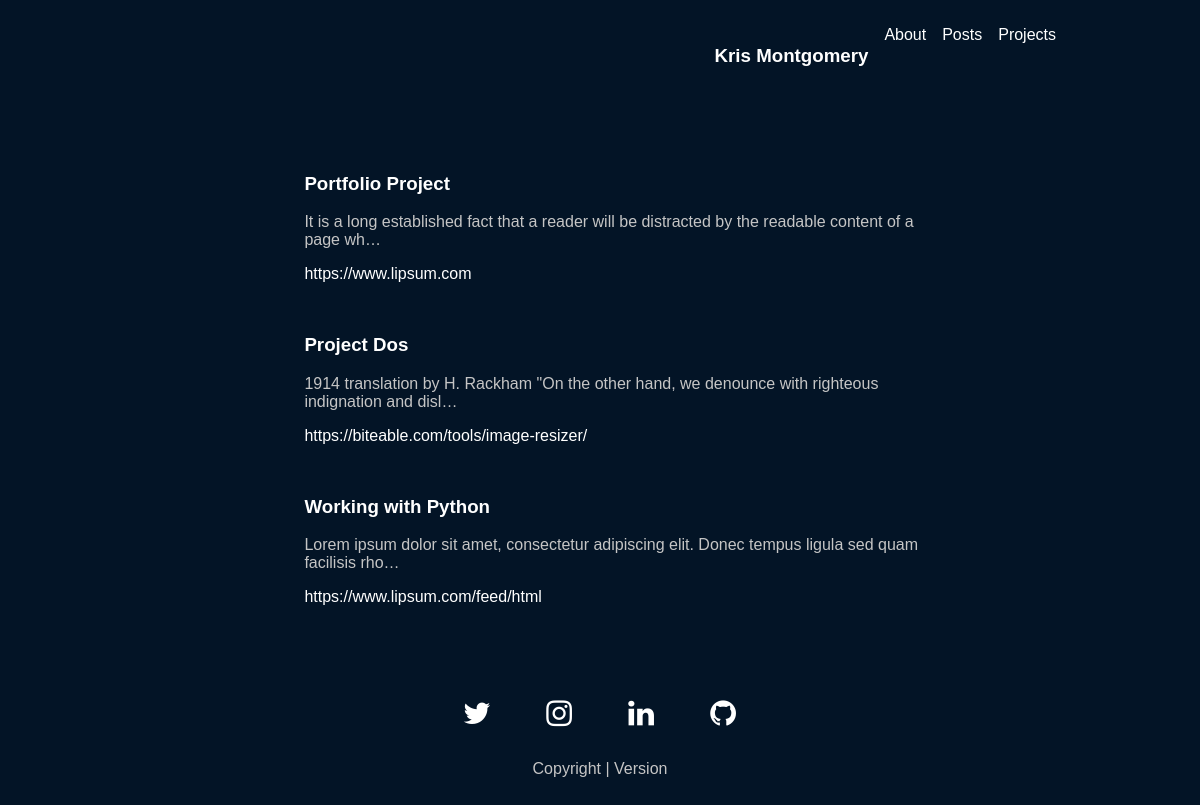
The app's page /projects/, older data.
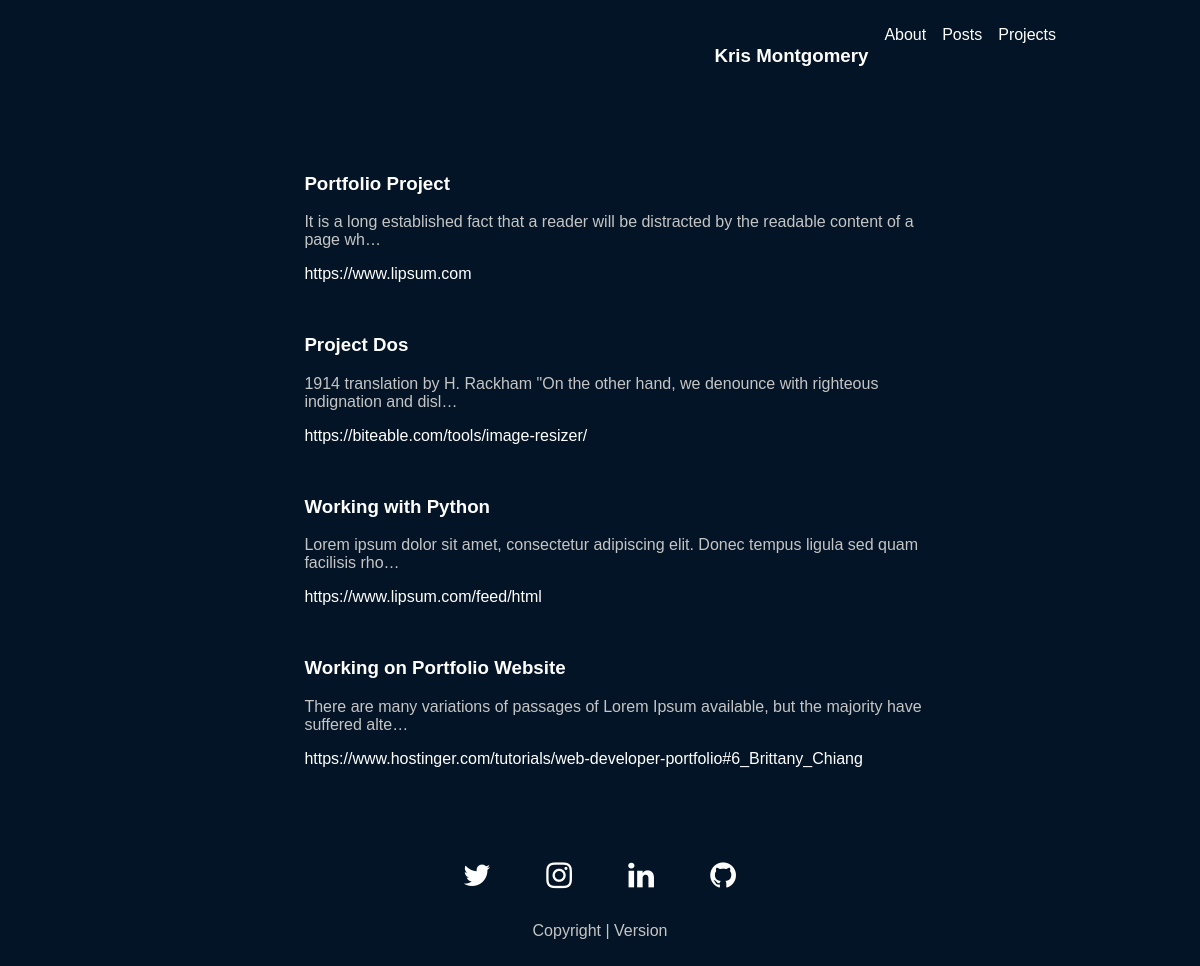
The same page, newer data.
### main/models.py (models this page shows, shortened)
class projectModel(models.Model):
    project_title = models.CharField(max_length=200)
    project_image = models.ImageField(upload_to='static/images', blank=True, null=True, height_field=None, width_field=None, max_length=100,)
    image_info = models.TextField(null=True, blank=True)
    project_image_two = models.ImageField(upload_to='static/images', blank=True, null=True, height_field=None, width_field=None, max_length=100,)
    image_info_two = models.TextField(null=True, blank=True)
    project_image_three = models.ImageField(upload_to='static/images', blank=True, null=True, height_field=None, width_field=None, max_length=100,)
    image_info_three = models.TextField(null=True, blank=True)
    project_body = models.TextField(null=True, blank=True)
    project_links = models.URLField(max_length=500, null=True, blank=True)
    project_links_two = models.URLField(max_length=500, null=True, blank=True)

### main/views.py (the view)
# urls.py: path('projects/', views.loadAllProjects, name='projects'),
def loadAllProjects(request):
    projects = projectModel.objects.all()
    context = {
        'projects': projects
    }
    return render(request, 'main/projects.html', context)

### main/templates/main/projects.html
{% extends 'main.html' %}
{% load static %}
{% block content %}
<div class="projects-container">
    <div class="leftside"></div>
        <div class="projects-main-content">
            <ul>
                {% for p in projects %}
                <li class="individual-project-container" onclick='location.href="project/{{p.id}}";'>
                    <h3>{{p.project_title}}</h3>
                    <p>{{p.project_body|truncatechars:100}}</p>
                    <a href="{{p.project_links}}">{{p.project_links}}</a>
                </li>
                {% endfor %}
            </ul>
        </div>
    <div class="rightside"></div>
</div>
{% endblock content %}

Row changes from the older to the newer data that the page shows:
added projectModel: project_title "Working on Portfolio Website", project_body "There are many variations of passages of Lorem Ipsum available, but the majority have suffered alte…", project_links "https://www.hostinger.com/tutorials/web-developer-portfolio#6_Brittany_Chiang"
